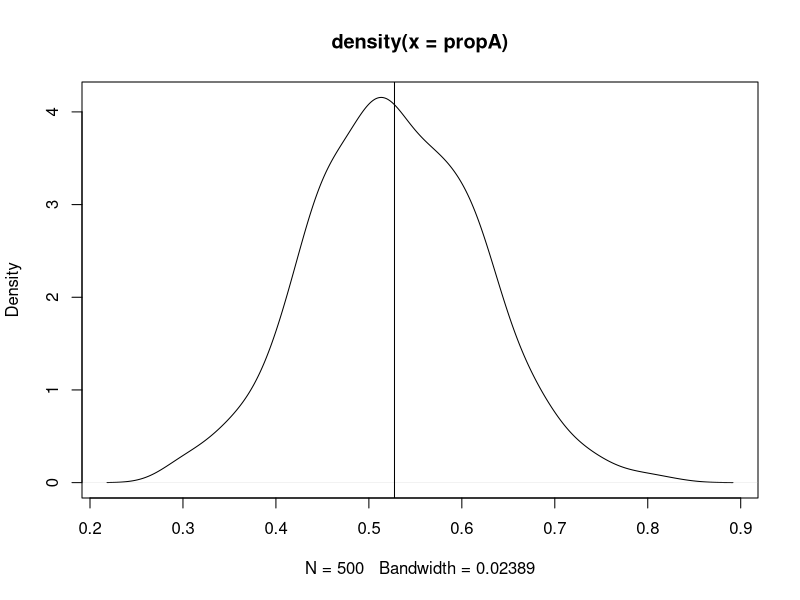

This figure's R source:
propA=NULL
for(j in 1:500)
{
delta=c(rep(1,4),rep(0,4)) #---first 4 patients for treatmentA and Last 4 for treatmentB
CA=NULL
CB=NULL
ta=NULL
tb=NULL
delA=NULL
delB=NULL
RA=NULL
rateA=NULL
rateB=NULL
lamA=NULL
lamB=NULL
phiA=NULL
phiB=NULL
gamA=NULL
gamB=NULL
rhoA=NULL
rhoB=NULL
countA=0
countB=0
for( i in 1:4){
marshal_olkin_sampleA <- function(rateA, lamA, phiA, size=1) {
   x1=rexp(1,rateA)
  x2=rexp(1,lamA)
  x3=rexp(1,phiA)	
  y1 <- min(x1, x3)
  y2 <- min(x2, x3) 
 XA=y1
 CA=y2
  return(cbind(XA, CA))
}
samplesA <- marshal_olkin_sampleA(rateA=9, lamA=6, phiA=0.9, size=1)
	ta[i]=min(samplesA[,1],samplesA[,2])
	tb[i]=0
if(samplesA[,1]<=samplesA[,2])
{
	delA[i]=1;delB[i]=0
}
else
{
		delA[i]=0;delB[i]=0
}
}
for(i in 5:8){
marshal_olkin_sampleB <- function(rateB, lamB, phiB, size=1) {
  x1=rexp(1,rateB)
  x2=rexp(1,lamB)
  x3=rexp(1,phiB)	
  y1 <- min(x1, x3)
  y2 <- min(x2, x3) 

 XB=y1
 CB=y2
  return(cbind(XB, CB))
}
samplesB <- marshal_olkin_sampleB(rateB=4, lamB=5, phiB=0.7, size=1)
	tb[i]=min(samplesB[,1],samplesB[,2])
	ta[i]=0
if(samplesB[,1]<=samplesB[,2])
{
	delB[i]=1;delA[i]=0
}
else
{
		delA[i]=0;delB[i]=0
}
}
countA=4;countB=4
gamA[1]=(sum(delta*delA)+0.5)/(sum(ta)+1)
gamB[1]=(sum((1-delta)*delB)+0.5)/(sum(tb)+1)
lamA[1]=(sum(delta*(1-delA))+0.5)/(sum(ta)+1)
lamB[1]=(sum((1-delta)*(1-delB))+0.5)/(sum(tb)+1)
RA[1]=(gamA[1]+lamA[1]+0.5)/((gamA[1]+gamB[1]+lamA[1]+lamB[1])+1)
RA[1]
gamA[1]
gamB[1]
lamA[1]
lamB[1]
phiA=0.9
phiB=0.7
rhoA[1]=lamA[1]+phiA
rhoB[1]=lamA[1]+phiB
for(i in 9:100)
{
	if(runif(1)<=RA[i-8])
	{
		delta[i]=1
		ta[i]=min(rexp(1,rate=gamA[i-8]),rexp(1,rate=rhoA[i-8]));tb[i]=0
		if(rexp(1,rate=gamA[i-8])<=rexp(1,rate=rhoA[i-8]))
		{
			delA[i]=1;delB[i]=0
		}
		else
		{
			delA[i]=0;delB[i]=0
		}
		countA=countA+1
	}
	else
	{
		delta[i]=0
		
		tb[i]=min(rexp(1,rate=gamB[i-8]),rexp(1,rate=rhoB[i-8]));ta[i]=0
		if(rexp(1,rate=gamB[i-8])<=rexp(1,rate=rhoB[i-8]))
		{
			delB[i]=1;delA[i]=0

		}
		else
		{
			delA[i]=0;delB[i]=0
		}
		countB=countB+1
	}
gamA[i-7]=(sum(delta*delA)+0.5)/(sum(ta)+1)
gamB[i-7]=(sum((1-delta)*delB)+0.5)/(sum(tb)+1)
lamA[i-7]=(sum(delta*(1-delA))+0.5)/(sum(ta)+1)
lamB[i-7]=(sum((1-delta)*(1-delB))+0.5)/(sum(tb)+1)
RA[i-7]=(gamA[i-7]+lamA[i-7]+0.5)/((gamA[i-7]+gamB[i-7]+lamA[i-7]+lamB[i-7])+1)
rateA[i-7]=gamA[i-7]-phiA
rhoA[i-7]=lamA[i-7]+phiA
rateB[i-7]=gamB[i-7]-phiB
rhoB[i-7]=lamB[i-7]+phiB

	}
propA[j]=countA/100
}
mean_propA=mean(propA)
se_propA=sd(propA)
mean_propA
se_propA
plot(density(propA))
abline(v=mean(propA))
